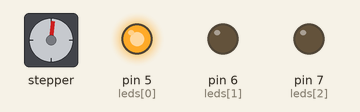
The sketch below on a simulated Arduino Uno, built with avr-gcc and run on an emulated ATmega328P. Parts: stepper motor, output pins drawn as LEDs (lit = HIGH). Stepper angles assume 200 steps per turn; what the sketch prints to the serial monitor is not drawn.

Above: at 0.15 s.
At 4.97 s:
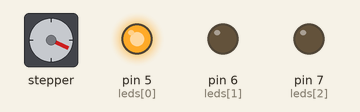
At 9.8 s:
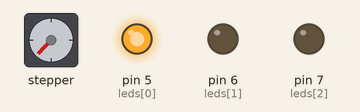
At 20.09 s:
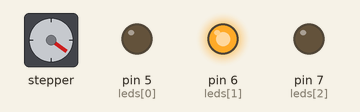
At 29.88 s:
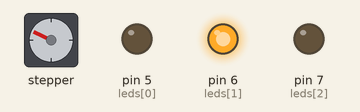
At 39.66 s:
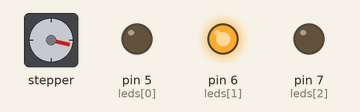
Timing chart, 0 to 40.0 s (numbered marks = the images above):
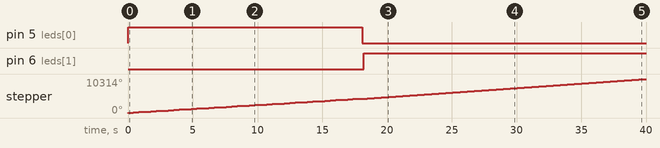

The sketch:

Stepper_Leds_Speed.ino
```cpp
#include <Stepper.h>

const int stepsPerRevolution = 200;
Stepper myStepper(stepsPerRevolution, 8, 9, 10, 11);
const int leds[] = {5, 6, 7};

void setup() {
  myStepper.setSpeed(60);
  for (int i = 0; i < (sizeof(leds) / sizeof(int)); i++) {
    pinMode(leds[i], OUTPUT);
  }
  Serial.begin(9600);
}

void loop() {
  digitalWrite(leds[0], HIGH);
  Serial.println("clockwise");
  for (int i = 0; i < 12; i++) {
    myStepper.step(stepsPerRevolution);
    delay(500);
  }
  digitalWrite(leds[0], LOW);
  delay(100);
  digitalWrite(leds[1], HIGH);
  for (int x = 0; x <= 360; x++) {
    myStepper.step(10);
    delay(15);
  }
  digitalWrite(leds[1], LOW);
  delay(100);

  digitalWrite(leds[2], HIGH);
  for (int i = 0; i < 12; i++) {
    myStepper.step(-stepsPerRevolution);
    delay(500);
  }
  digitalWrite(leds[2], LOW);
  delay(100);
}
```

Measured:
- by itself, pin 5 (leds[0]): LOW → HIGH at 0.00 s, → LOW 18.1 s later
- by itself, pin 6 (leds[1]): LOW → HIGH at 18.2 s
- by itself, stepper: turns 360° clockwise in 0.99 s, repeating every 1.5 s
